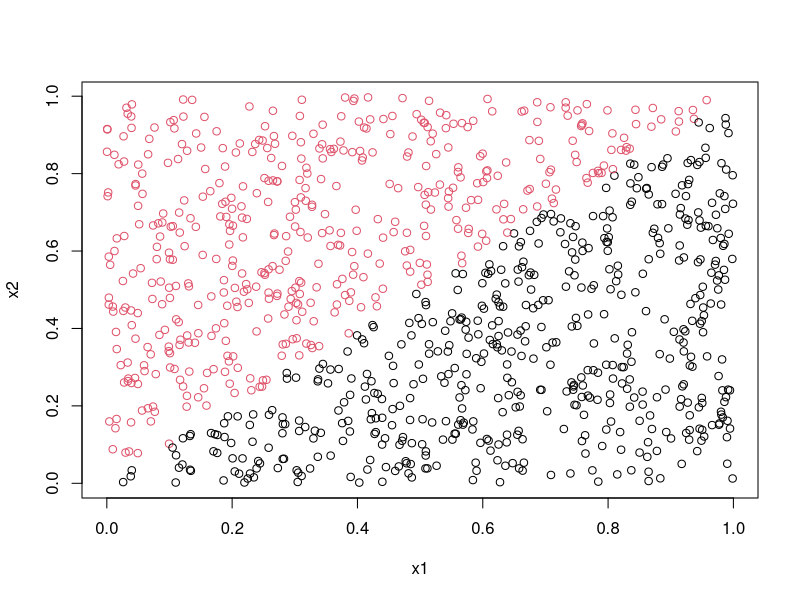

This chart was generated by the following R code:
## ---- chunk 1
knitr::opts_chunk$set(echo = TRUE)
library(randomForest)
## ---- chunk 2

set.seed(12345)
list1 = list()
for (i in 1:1000) { # Indicate number of iterations with "i"
  x1 =  runif(100)
  x2 = runif(100)
  y<-as.factor(as.numeric(x1<x2))
  list1[[i]] = data.frame(x1,x2,y)
}


set.seed(1234)
x1<-runif(1000)
x2<-runif(1000)
tedata<-cbind(x1,x2)
y<-as.numeric(x1<x2)
telabels<-as.factor(y)
plot(x1,x2,col=(y+1))
table(telabels)
## ---- chunk 3
#m- Denotes the miss classification error rate (_number indicates the number of trees)
#n- Denotes the accuracy

m_1<-c()
m_10<-c()
m_100<-c()
n_1<-c()
n_10<-c()
n_100<-c()
for (i in list1){
  set.seed(12345)
  
  n<-as.data.frame(i)
  
  rf1=randomForest(y~.,data=n,ntree=1,nodesize=25,keep.forest = TRUE)
  
  rf2=randomForest(y~.,data=n,ntree=10,nodesize=25,keep.forest = TRUE)
  
  rf3=randomForest(y~.,data=n,ntree=100,nodesize=25,keep.forest = TRUE)
  
  pred1<-predict(rf1,newdata = tedata)
  
  pred2<-predict(rf2,newdata = tedata)
  
  pred3<-predict(rf3,newdata = tedata)
  
  accuracy1<-mean(telabels == pred1)
  
  accuracy2<-mean(telabels == pred2)
  
  accuracy3<-mean(telabels == pred3)
  
  cm1 <- table(actual = telabels, fitted = pred1)
  
  mmce1 <- 1 - (sum(diag(cm1))/sum(cm1))

  cm2 <- table(actual = telabels, fitted = pred2)
  
  mmce2 <- 1 - (sum(diag(cm2))/sum(cm2))
  
  cm3 <- table(actual = telabels, fitted = pred3)
  
  mmce3 <- 1 - (sum(diag(cm3))/sum(cm3))
  
  
  n_1<-c(n_1,accuracy1)
  
  n_10<-c(n_10,accuracy2)
  
  n_100<-c(n_100,accuracy3)

  m_1<-c(m_1,mmce1)
  
  m_10<-c(m_10,mmce2)
  
  m_100<-c(m_100,mmce3)
  
}

trd<-data.frame(n_1,n_10,n_100,m_1,m_10,m_100)
 
cat("Mean of Miss classification using n_tree","\n","n_tree=1-",mean(trd$m_1),"\n","n_tree=10-",mean(trd$m_10),"\n","n_tree=100-",mean(trd$m_100),"\n")

cat("Variance of Miss classification using n_tree","\n","n_tree=1-",var(trd$m_1),"\n","n_tree=10-",var(trd$m_10),"\n","n_tree=100-",var(trd$m_100),"\n")

